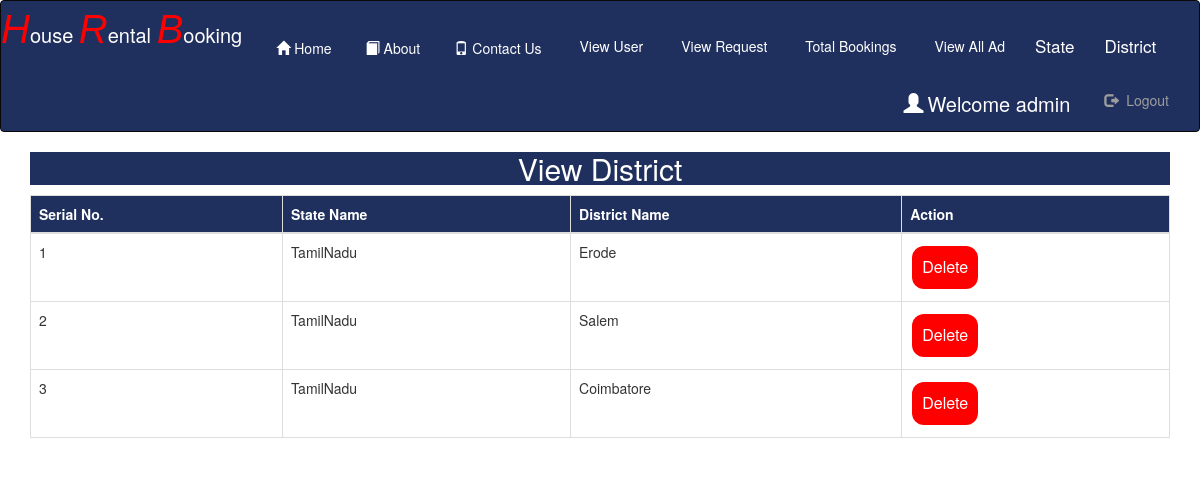
Page /view_dist (signed in) on the committed database.
### Room/models.py (models this page shows, shortened)
class District(models.Model):
    state=models.ForeignKey(State,on_delete=models.CASCADE,null=True)
    dist=models.CharField(max_length=100,null=True)

class State(models.Model):
    state=models.CharField(max_length=100,null=True)
    username=models.CharField(max_length=100,null=True)
    ownername=models.CharField(max_length=100,null=True)
    date=models.CharField(max_length=100,null=True)

### Room/views.py (the view)
# urls.py: path('view_dist', View_District,name='view_dist'),
def View_District(request):
    if not request.user.is_staff:
        return redirect('home')
    dist=District.objects.all()
    d={'dist':dist}
    return render(request,'view_dist.html',d)

### Room/templates/view_dist.html
{% extends 'navigation.html' %}
{% block body %}
<center><div class="container"><h2 style="color:white;background-color:#20305E;width=100%">View District</h2></div></center>
 <div class="container">
<table class="table table-bordered" width="100%" id="myTable">
  <thead>
  <tr>
    <th>Serial No.</th>
    <th>State Name</th>
    <th>District Name</th>
    <th>Action</th>
  </tr>
  </thead>
   <tbody>
    {% for i in dist %}
  <tr>
    <td>{{forloop.counter}}</td>
    <td>{{i.state.state}}</td>
    <td>{{i.dist}}</td>
      <td>
      <a href="{% url 'delete_dist' i.id %}"><button class="button button2">Delete</button></a></td>
  </tr>
    {% endfor %}
    </tbody>
</table>
 </div>
{% endblock %}

### Room/templates/navigation.html (shortened to what this page needs)
<!DOCTYPE html>
<html lang="en">
{% load static %}
<head>
  <link rel="stylesheet" href="https://maxcdn.bootstrapcdn.com/bootstrap/3.3.6/css/bootstrap.min.css">
    <link rel = stylesheet href = "https://cdn.datatables.net/1.10.20/css/jquery.dataTables.min.css">
</head>
<body>
<nav class="navbar navbar-inverse" style="padding:0px;margin:0px;background-color:#20305E;color:white">
  <div class="container-fluid" style="padding:0px;margin:0px">
    <div><class="navbar-header" style="margin-bottom:4px;margin-right:10px;">
      <a class="navbar-brand" href="#"><span style="font-size:40px;color:Red"><i style="font-family: 'Franklin Gothic Medium', 'Arial Narrow', Arial, sans-serif;">H</i></span><span style="font-size:20px;color:white">ouse </span><span style="font-size:40px;color:Red"><i style="font-family: 'Franklin Gothic Medium', 'Arial Narrow', Arial, sans-serif;">R</i></span><span style="font-size:20px;color:white">ental </span><span style="font-size:40px;color:Red"><i style="font-family:'Franklin Gothic Medium', 'Arial Narrow', Arial, sans-serif">B</i></span><span style="font-size:20px;color:white">ooking</span></a>
    </div>
    <ul class="nav navbar-nav">
      <li><a href="{% url 'home' %}" style = "color : white" ><span class="glyphicon glyphicon-home" style="padding:4px"></span>Home</a></li>
        <li><a href="{% url 'about' %}" style = "color : white"><span class="glyphicon glyphicon-book" style="padding:4px"></span>About</a></li>
        <li><a href="{% url 'contact' %}" style = "color : white"><span class="glyphicon glyphicon-phone" style="padding:4px"></span>Contact Us</a></li>
      {% if not request.user.is_staff %}
      <li><a href="{% url 'search' %}" style = "color : white"><span class="glyphicon glyphicon-search" style="padding:4px"></span>Search House</a></li>
      {% if request.user.username %}
        <li><a href="{% url 'rent1' %}" style = "color : white"><span class="glyphicon glyphicon-plus" style="padding:4px"></span>Add HouseOnRent</a></li>
      <li><a href="{% url 'img' %}" style = "color : white"><span class="glyphicon glyphicon-View" style="padding:4px"></span>View My Ad</a></li>
    {% endif %}
        {% else %}
      <li><a href="{% url 'view_user' %}" style = "color : white"><span class="glyphicon glyphicon-View" style="padding:4px"></span>View User</a></li>
      <li><a href="{% url 'request' %}" style = "color : white"><span class="glyphicon glyphicon-View" style="padding:4px"></span>View Request</a></li>
      <li><a href="{% url 'bookings' %}" style = "color : white"><span class="glyphicon glyphicon-View" style="padding:4px"></span>Total Bookings</a></li>
      <li><a href="{% url 'alladd' %}" style = "color : white"><span class="glyphicon glyphicon-View" style="padding:4px"></span>View All Ad</a></li>
        <li class="nav-item dropdown">
      <a class="nav-link dropdown-toggle" href="#" id="navbardrop" data-toggle="dropdown" style="font-size:17px;color : white">
        State
      </a>
    </li>
       <li class="nav-item dropdown">
      <a class="nav-link dropdown-toggle" href="#" id="navbardrop" data-toggle="dropdown" style="font-size:17px;color : white ">
        District
      </a>
    </li>
        {% endif %}
    </ul>
    {% if request.user.username %}
    <ul class="nav navbar-nav navbar-right">
      <li><a href="{% url 'user_detail' %}" style="color:white;font-size:20px"> <span class="glyphicon glyphicon-user" style="padding:4px;"></span>Welcome  {{request.user.username}}</a></li>
      <li><a href="{% url 'logout' %}" style="margin-right:30px"><span class="glyphicon glyphicon-log-out" style="padding:4px;"></span> Logout</a></li>
    </ul>
    {% endif %}
  </div>
</nav>
{% block body %}
{% endblock %}
</body>
</html>

### Room/templates/navigation.html (style rules this page uses)
.button { background-color: orange; border: none; color: white; padding: 10px; text-align: center; text-decoration: none; display: inline-block; font-size: 16px; margin: 4px 2px; cursor: pointer; }
.button2 { background-color: red; border: none; color: white; padding: 10px; text-align: center; text-decoration: none; display: inline-block; font-size: 16px; margin: 4px 2px; cursor: pointer; }
.button2 { border-radius: 12px; }
th { background-color:#20305E; color:white; }

### rows in the picture
District: state.state "TamilNadu", dist "Erode"
District: state.state "TamilNadu", dist "Salem"
District: state.state "TamilNadu", dist "Coimbatore"

### other values in the picture
{{ request.user.username }} "admin"
